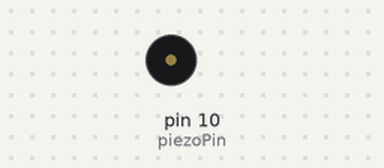
Simulated run of this sketch. Board: Arduino Uno, built with avr-gcc and run on an emulated ATmega328P. Shown: buzzer (waves = sounding).

Above: at 0.6 s.
Timing chart, 0 to 3.0 s (numbered marks = the images above):
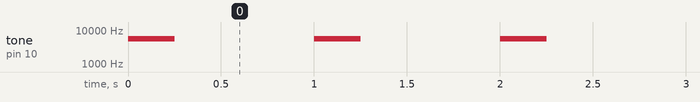

Measured:
- by itself, tone on pin 10 (piezoPin): alternates 5500 Hz for 0.25 s and silent for 0.75 s

The sketch:

buzzer_test.ino
```cpp
//A sketch to demonstrate the tone() function

//Specify digital pin on the Arduino that the positive lead of piezo buzzer is attached.
int piezoPin = 10;

void setup() {

}

void loop() {

  tone(piezoPin, 5500, 250);
  delay(1000);

}
```
